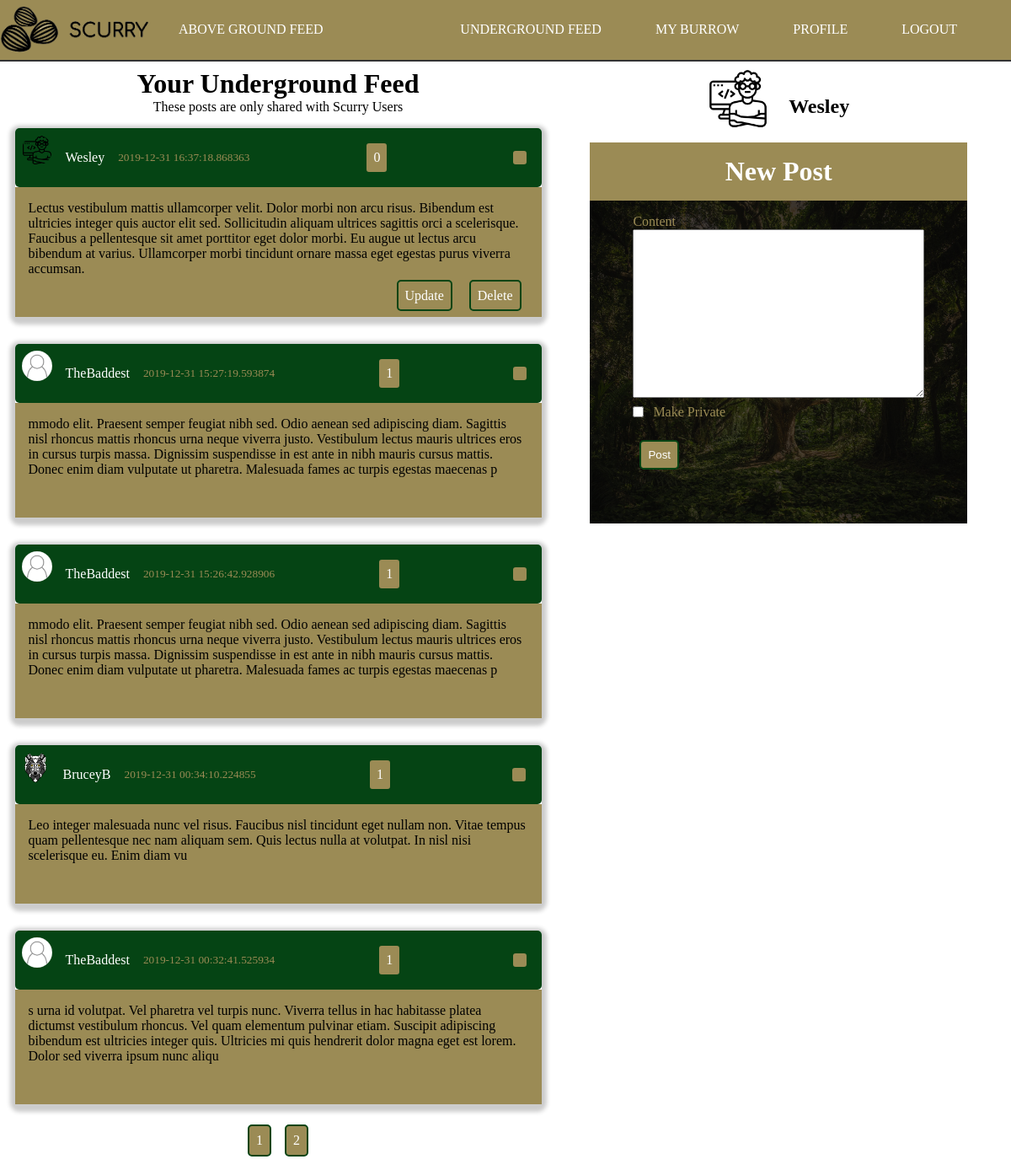
The page /underground (signed in) on the database its author committed.
### scurry/models.py (models this page shows, shortened)
class Post(db.Model):
    id = db.Column(db.Integer, primary_key=True)
    content = db.Column(db.Text, nullable=False)
    date_posted = db.Column(db.DateTime, nullable=False, default=datetime.utcnow)
    user_id = db.Column(db.Integer, db.ForeignKey('user.id'), nullable=False)
    private = db.Column(db.Boolean, default=False, nullable=False)
    likes = db.relationship('PostLike', backref='post', lazy='dynamic')

class User(db.Model, UserMixin):
    id = db.Column(db.Integer, primary_key=True)
    username = db.Column(db.String(20), unique=True, nullable=False)
    email = db.Column(db.String(120), unique=True, nullable=False)
    image_file = db.Column(db.String(20), nullable=False, default='noprofile.jpg')
    password = db.Column(db.String(60), nullable=False)
    posts = db.relationship('Post', backref='author', lazy=True)
    liked = db.relationship(
        'PostLike',
        foreign_keys='PostLike.user_id',
        backref='user', lazy='dynamic')

### scurry/posts/routes.py (the view)
@posts.route('/underground', methods=['GET', 'POST'])
@login_required
def underground():
    postForm = PostForm()
    page = request.args.get('page', 1, type=int)
    posts = Post.query.filter_by(private=True).order_by(Post.date_posted.desc()).paginate(page=page, per_page=5)
    return render_template('underground.html', title="Underground Feed", postForm=postForm, posts=posts)

### scurry/posts/forms.py
class PostForm(FlaskForm):
    content = TextAreaField('Content', validators=[DataRequired()])
    private = BooleanField('Make Private')
    submit = SubmitField('Post')

### scurry/models.py (called while the page is built)
@login_manager.user_loader
def load_user(user_id):
    return User.query.get(int(user_id))

### scurry/templates/underground.html (shortened to what this page needs)
{% extends "layout.html" %}
{% block content %}
    <div class="container" id="home">
        <h1 class="page-header">Your Underground Feed</h1>
        <p class="page-header">These posts are only shared with Scurry Users</p>
        <div class="posts-container">
            {%  for post in posts.items %}
                <article class="article-post shadow">
                    <div class="post-head">
                        <img src="{{ url_for('static', filename='images/' + post.author.image_file) }}" alt="user photo" class="article-img">
                        <div class="post-metadata">
                            <a class="post-author" href="{{ url_for('users.user_posts', username=post.author.username) }}">{{ post.author.username }}</a>
                            <small>{{ post.date_posted }}</small>
                            <p class="btn right">
                                {{ post.likes.count() }}
                            </p>
                            <ion-icon class="btn share-btn right" name="share-alt"></ion-icon>
                        </div>
                    </div>
                    <div class="post-body">
                        <p class="post-content">{{ post.content }}</p>
                        <div class="post-buttons">
                            {% if current_user.username == post.author.username %}
                                <a href="{{ url_for('posts.update_post', post_id=post.id) }}" class="btn">Update</a>
                                <a href="{{ url_for('posts.delete_post', post_id=post.id) }}" class="btn">Delete</a>
                            {% endif %}
                        </div>
                    </div>
                </article>
            {% endfor %}
            <div class="pagination">
                {% for page_num in posts.iter_pages() %}
                    {% if page_num %}
                        <a class="btn btn-info" href="{{ url_for('main.index', page=page_num) }}">{{ page_num }}</a>
                    {% else %}
                        ...
                    {% endif %}
                {% endfor %}
            </div>
        </div>
    </div>
{% endblock content %}

### scurry/templates/layout.html (shortened to what this page needs)
<!DOCTYPE html>
<html lang="en">
<head>
    <link rel="stylesheet" type="text/css" href="{{ url_for('static', filename='style.css') }}">
</head>
<body>
    <header>
        <nav class="header-nav">
            <div class="header-logo">
                <img src="{{ url_for('static', filename='images/scurry-logo.png') }}" alt="Scurry - A Place for Squirrels" class="logo">
            </div>
            <ul class="nav-list">
                <li class="nav-list-item">
                    <a href="{{ url_for('main.index') }}" class="nav-link">Above Ground Feed</a>
                </li>
            </ul>
            <ul class="nav-list right">
                {% if current_user.is_authenticated %}
                <li class="nav-list-item">
                    <a href="{{ url_for('posts.underground') }}" class="nav-link">Underground Feed</a>
                </li>
                <li class="nav-list-item">
                    <a href="{{ url_for('posts.burrow') }}" class="nav-link">My Burrow</a>
                </li>
                <li class="nav-list-item">
                    <a href="{{ url_for('users.profile') }}" class="nav-link">Profile</a>
                </li>
                <li class="nav-list-item">
                    <a href="{{ url_for('users.logout') }}" class="nav-link">Logout</a>
                </li>
                {% endif %}
            </ul>
        </nav>
    </header>
    <main id="main">
        <div class="content-container" id="main-block">
            {%  block content %}{% endblock %}
        </div>
        <div class="sidebar-container" id="sidebar-block">
        {% if current_user.is_authenticated %}
            <div class="home-sidebar-user-info">
                <img src="{{ url_for('static', filename='images/' + current_user.image_file) }}" alt="user photo" class="sidebar-img">
                <h2>{{ current_user.username }}</h2>
            </div>
            <div class="post-form">
                <form action="" method="POST" class="form">
                    <div class="form-legend">
                        <h1>New Post</h1>
                    </div>
                    <div class="form-well">
                        <div class="form-group">
                            {{ postForm.content.label(class="form-control-label") }}
                            {% if postForm.content.errors %}
                                <div class="invalid-feedback">
                                    {% for error in postForm.content.errors %}
                                        <span>{{ error }}</span>
                                    {% endfor %}
                                </div>
                            {% else %}
                                {{ postForm.content(class="form-control-post-textarea") }}
                            {% endif %}
                        </div>
                        <div class="form-group">
                            {{ postForm.private.label(class="form-control-boolean-label") }}
                            {{ postForm.private(class="form-control-boolean") }}
                        </div>
                        <div class="form-group post-submit">
                            {{ postForm.submit(class="btn")}}
                        </div>
                    </div>
                </form>
            </div>
        {% endif %}
        </div>
    </main>
</body>
</html>

### scurry/static/style.css (style rules this page uses)
*, *::before, *::after { margin: 0; padding: 0; box-sizing: border-box; }
html { --main-color: #054414; --accent-color: #9b8b55; }
body { background-size: cover; }
a { text-decoration: none; color: #ffffff; transition: color .4s ease; }
.container { padding: .5rem; }
.shadow { -webkit-box-shadow: 0px 3px 5px 6px #ccc; -moz-box-shadow: 0px 3px 5px 6px #ccc; box-shadow: 0px 3px 5px 6px #ccc; }
.btn { margin: .5rem; padding: .5rem; background: var(--accent-color); border: 2px solid var(--main-color); border-radius: 5px; color: #fff; cursor: pointer; }
.pagination { display: flex; justify-content: center; align-items: center; }
.header-nav { width: 100vw; border-bottom: 2px solid #333; background: var(--accent-color); display: flex; }
.header-logo > .logo { max-width: 180px; object-fit: contain; }
.nav-list { margin-right: 2rem; list-style: none; display: flex; flex-flow: row nowrap; justify-content: center; align-items: center; }
.nav-list-item { margin: .5rem 2rem; }
.nav-link { text-transform: uppercase; }
.right { margin-left: auto; }
#main-block { grid-area: main; }
#sidebar-block { grid-area: side; }
#main { max-width: 1175px; height: 100%; display: grid; grid-template-areas: 'main main main side side' 'main main main side side' 'main main main side side'; grid-gap: .5rem; }
.content-container { width: 55vw; }
.sidebar-container { width: 40vw; }
.page-header { text-align: center; }
#home { height: 100%; display: flex; flex-direction: column; }
.posts-container { grid-area: main; display: flex; flex-direction: column; justify-content: center; align-items: center; color: #ffffff; }
.article-post { width: 100%; max-width: 625px; margin: 1rem; border-radius: 5px; }
.post-head { padding: .5rem; width: 100%; background: var(--main-color); color: var(--accent-color); display: flex; border-radius: 5px; }
.post-author { color: #ffffff; margin-right: 1rem; }
.post-metadata { margin-left: 1rem; width: 100%; display: flex; justify-content: center; align-items: center; }
.article-img { width: 36px; height: 36px; object-fit: contain; border-radius: 50%; }
.post-body { padding: 1rem; padding-bottom: 3rem; width: 100%; background: var(--accent-color); color: black; position: relative; }
.post-buttons { margin: .5rem; position: absolute; right: 8px; bottom: 8px; }
.home-sidebar-user-info { padding-top: .5rem; display: flex; justify-content: center; align-items: center; }
.home-sidebar-user-info > h2 { margin: 1.3rem 0 0 1.5rem; }
.sidebar-img { height: 72px; width: 72px; object-fit: cover; }
.post-form { padding: .5rem; }
.form { margin: auto; padding: .5rem; width: 100%; max-width: 650px; }
.form-legend { padding: 1rem 0; width: 100%; text-align: center; background: var(--accent-color); color: #ffffff; }
.form-well { padding: .5rem .5rem 3rem .5rem; height: 100%; width: 100%; background: linear-gradient( rgba(0,0,0,0.7), rgba(0,0,0,0.7)), url('./images/forest.jpeg') no-repeat center; background-size: cover; }
.form-group { margin: .5rem auto; width: 80%; position: relative; display: flex; flex-direction: column; justify-content: center; align-items: flex-start; color: var(--accent-color); }
.form-control-post-textarea { width: 100%; height: 200px; }
.form-control-boolean-label { margin-left: 1.5rem; }
.form-control-boolean { display: inline; position: absolute; }
.post-submit { margin-top: 1rem; }

### rows shown on the page
Post: image_file (picture), author.username "Wesley", date_posted "2019-12-31 16:37:18.868363", likes.count "0", content "Lectus vestibulum mattis ullamcorper velit. Dolor morbi non arcu risus. Bibendum est ultricies integer quis auctor elit sed. Sollicitudin aliquam ultrices sagittis orci a scelerisque. Faucibus a pellentesque sit amet porttitor eget dolor morbi. Eu augue ut lectus arcu bibendum at varius. Ullamcorper morbi tincidunt ornare massa eget egestas purus viverra accumsan."
Post: image_file (picture), author.username "TheBaddest", date_posted "2019-12-31 15:27:19.593874", likes.count "1", content "mmodo elit. Praesent semper feugiat nibh sed. Odio aenean sed adipiscing diam. Sagittis nisl rhoncus mattis rhoncus urna neque viverra justo. Vestibulum lectus mauris ultrices eros in cursus turpis massa. Dignissim suspendisse in est ante in nibh mauris cursus mattis. Donec enim diam vulputate ut pharetra. Malesuada fames ac turpis egestas maecenas p"
Post: image_file (picture), author.username "TheBaddest", date_posted "2019-12-31 15:26:42.928906", likes.count "1", content "mmodo elit. Praesent semper feugiat nibh sed. Odio aenean sed adipiscing diam. Sagittis nisl rhoncus mattis rhoncus urna neque viverra justo. Vestibulum lectus mauris ultrices eros in cursus turpis massa. Dignissim suspendisse in est ante in nibh mauris cursus mattis. Donec enim diam vulputate ut pharetra. Malesuada fames ac turpis egestas maecenas p"
Post: image_file (picture), author.username "BruceyB", date_posted "2019-12-31 00:34:10.224855", likes.count "1", content "Leo integer malesuada nunc vel risus. Faucibus nisl tincidunt eget nullam non. Vitae tempus quam pellentesque nec nam aliquam sem. Quis lectus nulla at volutpat. In nisl nisi scelerisque eu. Enim diam vu"
Post: image_file (picture), author.username "TheBaddest", date_posted "2019-12-31 00:32:41.525934", likes.count "1", content "s urna id volutpat. Vel pharetra vel turpis nunc. Viverra tellus in hac habitasse platea dictumst vestibulum rhoncus. Vel quam elementum pulvinar etiam. Suscipit adipiscing bibendum est ultricies integer quis. Ultricies mi quis hendrerit dolor magna eget est lorem. Dolor sed viverra ipsum nunc aliqu"
User: image_file (picture), username "Wesley"

### other values the page prints
{{ page_num }} "1" "2"
{{ postForm.content.label(class="form-control-label") }} "Content"
{{ postForm.private.label(class="form-control-boolean-label") }} "Make Private"
